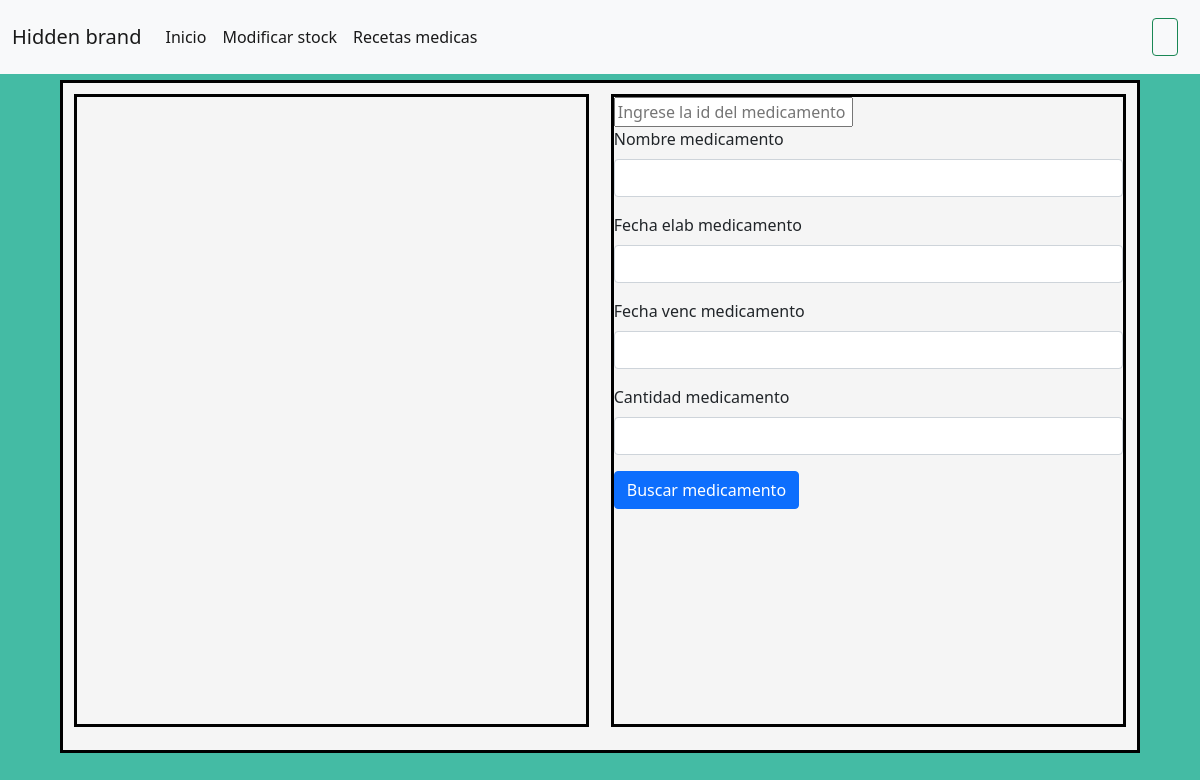
The page /farm_modificar_stock/ on the database as committed earlier.
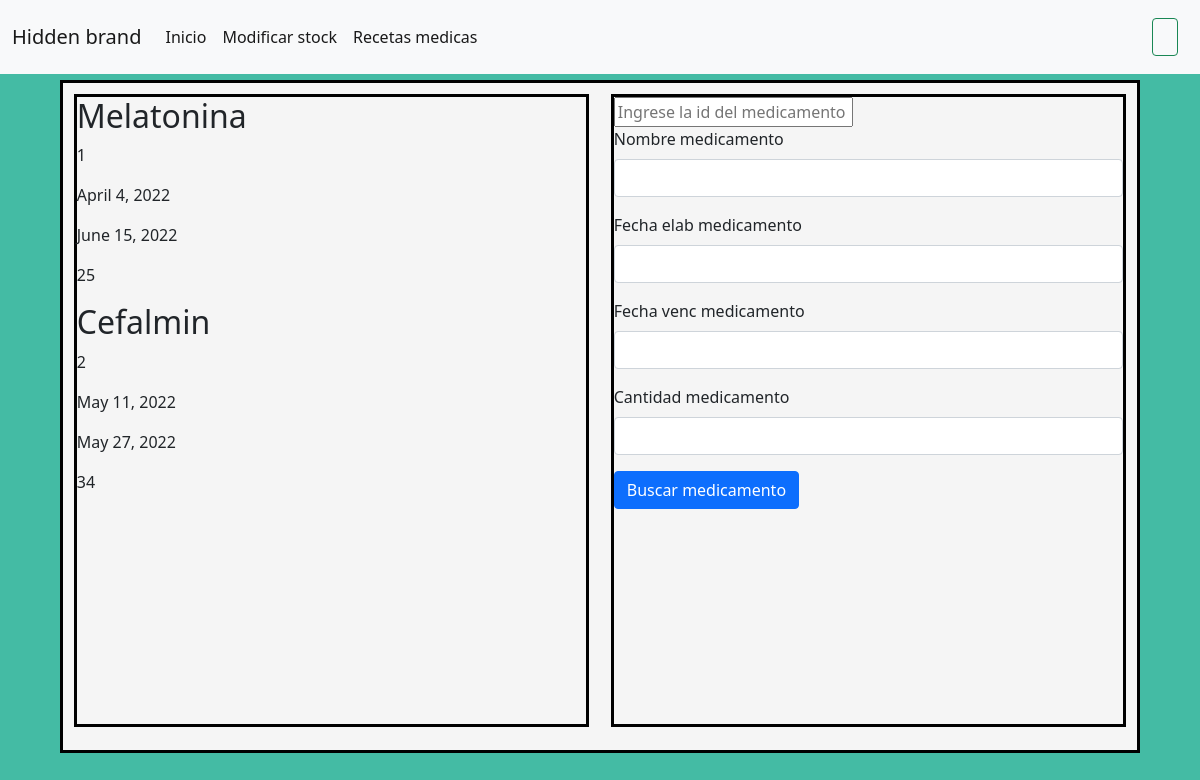
The same page on the database as committed later.
### polls/models.py (models this page shows, shortened)
class Medicamento(models.Model):
    nombre_medicamento = models.CharField(max_length=25)
    fecha_elab_medicamento = models.DateField(null=True)
    fecha_venc_medicamento = models.DateField(null=True)
    cantidad_medicamento = models.CharField(max_length=4)

### polls/views.py (the view, shortened to what this page needs)
# urls.py: path('farm_modificar_stock/', views.farm_modificar_stock, name='farm_modificar_stock'),
def farm_modificar_stock(request):
    medicamento = Medicamento.objects.all()
    medicamento = Medicamento.objects.all()
    data = {
        'form_modificacion': modificar_stock,
        'medicamento': medicamento,
    }
    return render(request, 'farmaceutico/farm_modificar_stock.html', data)

### polls/templates/farmaceutico/farm_modificar_stock.html (shortened to what this page needs)
{% extends 'base/base.html' %}
{% load static %}
{% load crispy_forms_tags %}
{% block styles %}
<link rel="stylesheet" href="{% static 'styles/farm_modificar_stock.css' %}?{% now 'U' %}">
{% endblock %}
{% block link0 %}
<a class="nav-link active" aria-current="page" href="{% url 'farm_home' %}">Inicio</a>
{% endblock %}
{% block link1 %}
<a class="nav-link active" aria-current="page" href="{% url 'farm_modificar_stock' %}">Modificar stock</a>
{% endblock %}
{% block link2 %}
<a class="nav-link active" aria-current="page" href="{% url 'farm_revisar_receta' %}">Recetas medicas</a>
{% endblock %}
{% block main %}
    <div class='box_modificacion'>
        <div class='medicamentos_disponibles'>
            {% for m in medicamento %}
                <h2>{{ m.nombre_medicamento }}</h2>
                <p>{{ m.id }}</p>
                <p>{{ m.fecha_elab_medicamento }}</p>
                <p>{{ m.fecha_venc_medicamento }}</p>
                <p>{{ m.cantidad_medicamento }}</p>
            {% endfor %}
        </div>
        <div class='medicamento_modificar'>
            <form method='post' action='{% url 'farm_modificar_stock' %}'>
                <input name='id_medicamento' type='text' placeholder='Ingrese la id del medicamento'>
                <table>
                    {{ form_modificacion|crispy }}
                </table>
                <input type='submit' class='btn btn-primary' value='Buscar medicamento'>
            </form>
        </div>
    </div>
{% endblock %}

Rows that differ between the two databases and show on the page:
added Medicamento: nombre_medicamento "Melatonina", id "1", fecha_elab_medicamento "April 4, 2022", fecha_venc_medicamento "June 15, 2022", cantidad_medicamento "25"
added Medicamento: nombre_medicamento "Cefalmin", id "2", fecha_elab_medicamento "May 11, 2022", fecha_venc_medicamento "May 27, 2022", cantidad_medicamento "34"
